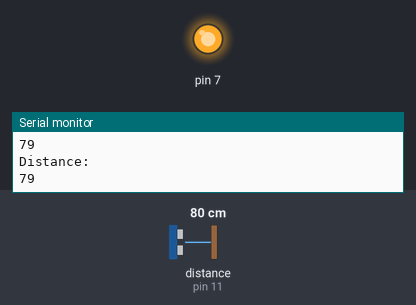
The sketch below on a simulated Arduino Uno, built with avr-gcc and run on an emulated ATmega328P. Shown: output pins drawn as LEDs (lit = HIGH), the last lines printed to the serial monitor. Wiring (inferred from the names in the program): ultrasonic range finder: trigger pin 10; echo pin 11. Inputs (shaded band) come from the test bench; at power-on: distance to the obstacle (sensor on pin 11) 80 cm. The echo pulse lasts 58.3 µs per cm; pins used as bus, display or sensor lines are not drawn.

Above: at 1.3 s.
1.4 s: distance to the obstacle (sensor on pin 11) set to 22 cm
3.2 s: distance to the obstacle (sensor on pin 11) set to 19 cm
At 5.2 s:
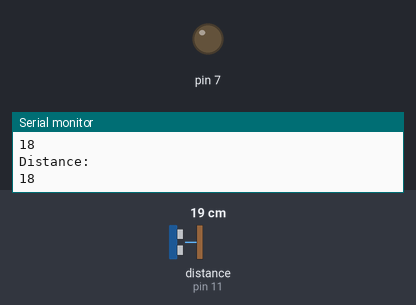
5.5 s: distance to the obstacle (sensor on pin 11) set to 35 cm
At 7.1 s:
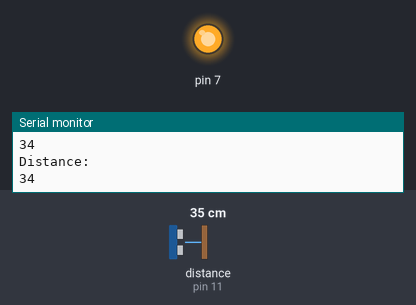
7.5 s: distance to the obstacle (sensor on pin 11) set to 2 cm
At 9.0 s:
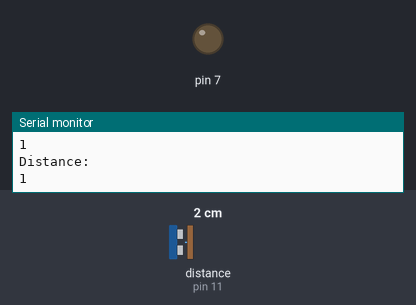
Timing chart, 0 to 10.5 s (numbered marks = the images above; inputs shaded):
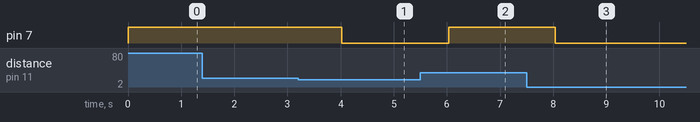

Measured:
- the behaviour switches between 21 and 20 cm on distance to the obstacle (sensor on pin 11) (found by bisection; images 0 and 1)
- after the input at 3.2 s, pin 7: HIGH → LOW after 0.83 s
- after the input at 5.5 s, pin 7: LOW → HIGH after 0.54 s
- after the input at 7.5 s, pin 7: HIGH → LOW after 0.54 s

The sketch:

smartIrrigation.ino
```cpp
const int trigPin = 10;
const int echoPin = 11;
long duration;
int distanceCm, distanceInch;
void setup()
{

Serial.begin(9600);
pinMode(trigPin, OUTPUT);
pinMode(echoPin, INPUT);
pinMode(7,OUTPUT);
digitalWrite(7,HIGH);
}
void loop()
{
digitalWrite(trigPin, LOW);
delayMicroseconds(2);
digitalWrite(trigPin, HIGH);
delayMicroseconds(10);
digitalWrite(trigPin, LOW);
duration = pulseIn(echoPin, HIGH);
distanceCm= duration*0.034/2;
distanceInch = duration*0.0133/2;
Serial.println("Distance: ");
Serial.println(distanceCm);
delay(500);

if(distanceCm <20)
{
  digitalWrite(7,LOW);

}

if(distanceCm >20)
{
  digitalWrite(7,HIGH);

}

}
```
